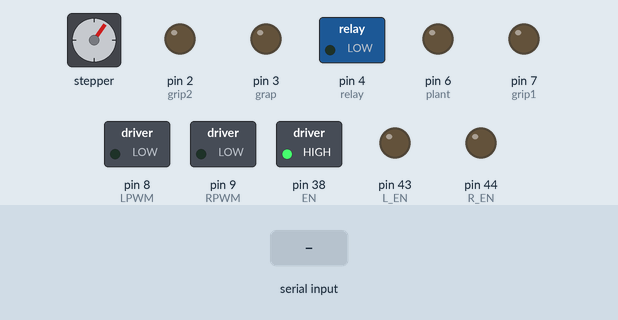
Simulated run of this sketch. Board: Arduino Mega 2560, built with avr-gcc and run on an emulated ATmega2560. Parts: stepper motor, switched loads named in the sketch (green lamp = pin HIGH), output pins drawn as LEDs (lit = HIGH). Inputs (shaded band) come from the test bench. Stepper angles assume 200 steps per turn; what the sketch prints to the serial monitor is not drawn.

Above: at 0.68 s.
At 1.62 s:
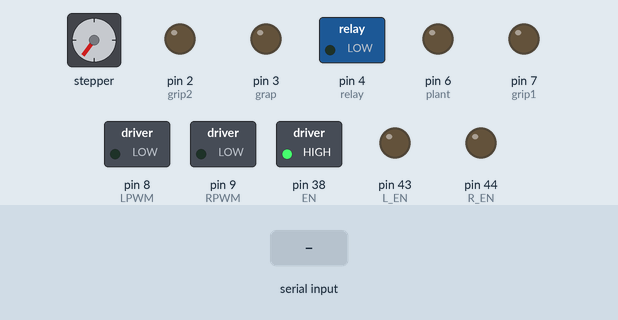
At 12.3 s:
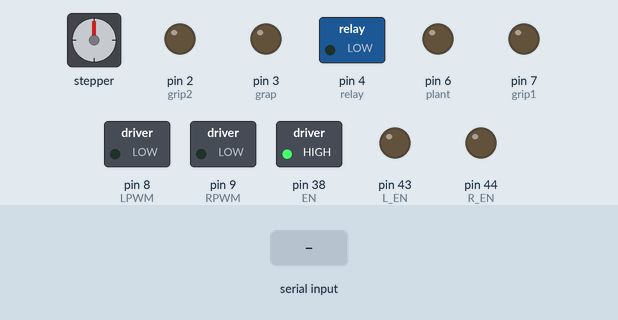
12.4 s: "1" received over Serial
Timing chart, 0 to 15.4 s (numbered marks = the images above; inputs shaded):
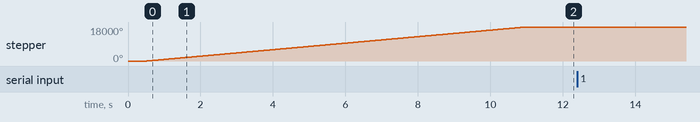

Measured:
- after the input at 12.4 s, every drawn part: stays the same
- by itself, stepper: turns 18000° clockwise in 10.4 s

The sketch:

arduino_mega.ino
```cpp
#include "sbus.h"
#include <ArduinoJson.h>
#include <AccelStepper.h>
#include <MultiStepper.h>

#define serialM Serial1
#define debug Serial
#define grip1 7  // grip1
#define plant 6  // plant
#define grap 3   // grap ball
#define grip2 2  // grip2
#define gas 5    // gas station

// take ball in r1
#define relay 4

//stepper
#define DIRx 13
#define STEPx 12
#define EN 38
AccelStepper gun(1,STEPx,DIRx);
MultiStepper gunStepper;


//Sensor
#define sensor1 36
#define sensor2 37  // front left
#define sensor3 40
#define sensor4 41  //front right

//Shot ball Motor
#define R_EN 44
#define L_EN 43
#define LPWM 8
#define RPWM 9

JsonDocument doc;

float lx = 225;
float ly = 179.55;
float r = 63.5;

int gun_ang = 0;
bool buttonA, buttonB, buttonC, buttonD;
bool isMidG = false;

float M[4] = { 0, 0, 0, 0 };

double vx, vy, w;

/* SBUS object, reading SBUS */
bfs::SbusRx sbus_rx(&Serial2);
/* SBUS data */
bfs::SbusData data;

void setup() {
  initSerial();
  init_hardware();
  delay(500);
  debug.println("Start");
  digitalWrite(gas, 1);

}

void loop() {
  readSbus();
  readSerial();
  runto(10000, 0, 0);
  // Switch G
  if (data.ch[10] > 0 && data.ch[10] < 1700) {
    manualMode();
  } else if(data.ch[10] < 0 && data.ch[10] > -1700) {
    pos_run(vx, vy, w);
  } else {
    if (isMidG == false) {
      isMidG = true;
      remoteControl(0, 0, 0);
    }
  }
}
//=============================================================================================
void runto(long xx, long yy, long zz){
  long pos[3];
  pos[0] = xx;
  pos[1] = yy;
  pos[2] = zz;
  gunStepper.moveTo(pos);
  gunStepper.runSpeedToPosition();
}

void manualMode(){
  // Joystick X1 Y1 X2
  remoteControl(data.ch[1], data.ch[0], data.ch[2]);
  // remoteControl(data.ch[0], -data.ch[1], data.ch[2]);

  // // Button A
  // if (data.ch[4] > 0 && data.ch[4] < 1700 && !buttonA) {
  //   debug.println("Button A on");
  //   digitalWrite(grip1, 1);
  //   digitalWrite(grip2, 1);
  //   delay(500);
  //   digitalWrite(plant, 1);
  //   buttonA = true;
  // } else if (data.ch[4] < 0 && data.ch[4] > -1700) {
  //   buttonA = false;
  // }

  // // Button B
  // if (data.ch[5] > 0 && data.ch[5] < 1700 && !buttonB) {
  //   debug.println("down");
  //   digitalWrite(plant, 0);
  //   delay(500);
  //   digitalWrite(grip1, 0);
  //   delay(1000);
  //   digitalWrite(plant, 1);
  //   debug.println("up");
  //   buttonB = true;
  //   debug.println("Button B on");
  // } else if (data.ch[5] < 0 && data.ch[5] > -1700) {
  //   buttonB = false;
  //   // debug.println("Button B off");
  // }

  // // Button C
  // if (data.ch[6] > 0 && data.ch[6] < 1700 && !buttonC) {
  //   debug.println("Button C on");
  //   digitalWrite(plant, 0);
  //   delay(50);
  //   digitalWrite(grip2, 0);

  //   buttonC = true;
  // } else if (data.ch[6] < 0 && data.ch[6] > -1700) {
  //   buttonC = false;
  // }

  // // Button D
  // // if (data.ch[7] > 0 && data.ch[7] < 1700) {
  // //   debug.println("Button D on");
  // //   digitalWrite(grap, 1);
  // // } else if({
  // //   digitalWrite(grap, 0);
  // // }

  // // Switch H
  // if (data.ch[11] > 0 && data.ch[11] < 1700) {
  //   digitalWrite(relay, HIGH);
  //   shotBall(true, data.ch[8]);
  // } else if (data.ch[11] == 0) {
  //   digitalWrite(relay, LOW);
  //   shotBall(false, 0);
  // }
}
```

Motor.ino
```cpp
void trans(byte data[], int datasize, int datareply, int mid) {
  byte reply[datareply];
  bool success = false;
  int count = 0;
  while (success == false) {
    serialM.write(data, datasize);
    delay(5);
    if (serialM.available() > 0) {
      serialM.readBytes(reply, datareply);
    }

    // for (int i = 0; i < datareply; i++) {
    //   debug.print(reply[i], HEX);
    //   debug.print(" ");
    // }
    // debug.println();

    byte checksum = reply[0] + reply[1] + reply[2] + reply[3];
    if (reply[0] == 0x3e && reply[1] == 0xa2 && reply[2] == mid && reply[3] == 0x07 && reply[4] == checksum) {
      success = true;
    } else {
      success = false;
      count++;
      //      debug.println(count);
    }
    if (count > 10) {
      break;
    }
  }
}
void run_speed(int mid, long velo) {
  byte speed[10] = { 0x3e, 0xa2, 0x01, 0x04, 0x00, 0x00, 0x00, 0x00, 0x00, 0x00 };
  long ratio = velo * 100 * 10;
  speed[9] = 0;
  speed[2] = mid;
  speed[4] = speed[0] + speed[1] + speed[2] + speed[3];
  for (int i = 5; i < 9; i++) {
    speed[i] = ratio >> (8 * (i - 5));
    speed[9] += speed[i];
  }
  trans(speed, 10, 13, mid);
}

void run_angle(int mid, long angle, long velo) {
  byte data[18] = { 0x3e, 0xa4, 0x01, 0x0c};
  long ratio_velo = velo * 100 * 3;
  long ratio_ang = angle * 100 * 3;
  data[17] = 0;
  data[2] = mid;
  data[4] = data[0] + data[1] + data[2] + data[3];
  for (int i = 5; i < 13; i++) {
    data[i] = ratio_ang >> (8 * (i - 5));
    data[17] += data[i];
  }
  for (int i = 13; i < 17; i++) {
    data[i] = ratio_velo >> (8 * (i - 13));
    data[17] += data[i];
  }
  trans(data, 18, 8, mid);
}


void remoteControl(int _vx, int _vy, int _w) {
  double w1, w2, w3, w4;
  float vx = _vx;
  float vy = _vy;
  float w = map1(_w, -1666, 1666, 1, -1);

  // debug.print("Vx: ");
  // debug.print(vx);
  // debug.print(", Vy: ");
  // debug.print(vy);
  // debug.print(", omega: ");
  // debug.println(w);

  w1 = degrees(((vx - vy) - (w * (lx + ly))) / r);
  w2 = degrees(((vx + vy) + (w * (lx + ly))) / r);
  w3 = degrees(((vx + vy) - (w * (lx + ly))) / r);
  w4 = degrees(((vx - vy) + (w * (lx + ly))) / r);

  // debug.print("M[0]: ");
  // debug.print(w1);
  // debug.print(", M[1]: ");
  // debug.print(w2);
  // debug.print(", M[2]: ");
  // debug.print(w3);
  // debug.print(", M[3]: ");
  // debug.println(w4);

  run_speed(1, w1);
  run_speed(2, -w2);
  run_speed(3, w3);
  run_speed(4, -w4);
}

void pos_run(double _vx, double _vy, double ang) {
  double w1, w2, w3, w4, _w;
  // _w = radians(ang);

  w1 = degrees(((_vx + _vy) - (_w * (lx + ly))) / r);
  w2 = degrees(((_vx - _vy) + (_w * (lx + ly))) / r);
  w3 = degrees(((_vx - _vy) - (_w * (lx + ly))) / r);
  w4 = degrees(((_vx + _vy) + (_w * (lx + ly))) / r);
  run_speed(1, w1);
  run_speed(2, -w2);
  run_speed(3, w3);
  run_speed(4, -w4);
}

float map1(float Input, float Min_Input , float Max_Input , float Min_Output, float Max_Output) {
  return (float) ((Input - Min_Input) * (Max_Output - Min_Output) / (Max_Input - Min_Input) + Min_Output);
}
```

components.ino
```cpp
void initSerial() {
  /* Serial to display data */
  debug.begin(115200);
  debug.setTimeout(100);
  serialM.begin(115200);
  serialM.setTimeout(100);
  sbus_rx.Begin();
  Serial2.setTimeout(100);
}

void init_hardware() {
  pinMode(grip1, OUTPUT);
  pinMode(plant, OUTPUT);
  pinMode(grap, OUTPUT);
  pinMode(grip2, OUTPUT);
  pinMode(EN, OUTPUT);
  gun.setMaxSpeed(1200);
  gunStepper.addStepper(gun);


  digitalWrite(grip1, 0);
  digitalWrite(plant, 0);
  digitalWrite(grap, 0);
  digitalWrite(grip2, 0);
  digitalWrite(gas, 0);
  digitalWrite(EN, 1);

  digitalWrite(relay, LOW);

  pinMode(relay, OUTPUT);
  pinMode(sensor1, INPUT);
  pinMode(sensor2, INPUT);
  pinMode(sensor3, INPUT);
  pinMode(sensor4, INPUT);

  //Shot ball Motor
  pinMode(R_EN, OUTPUT);
  pinMode(L_EN, OUTPUT);
  pinMode(RPWM, OUTPUT);
  pinMode(LPWM, OUTPUT);
  digitalWrite(R_EN, LOW);  //Low for close
  digitalWrite(L_EN, LOW);  //Low for close
}

void shotBall(bool status, int speed) {
  int pwm = map(speed, -1666, 1666, 0, 255);
  analogWrite(RPWM, LOW);  //HIGH or LOW
  if (status) {
    digitalWrite(R_EN, HIGH);  //Low for close
    digitalWrite(L_EN, HIGH);  //Low for close
  } else {
    digitalWrite(R_EN, LOW);  //Low for close
    digitalWrite(L_EN, LOW);  //Low for close
  }
  analogWrite(LPWM, pwm);  //0-255
}

//==============================================================================================


void readSbus() {
  if (sbus_rx.Read()) {
    /* Grab the received data */
    data = sbus_rx.data();
    /* Display the received data */
    for (int8_t i = 0; i < data.NUM_CH; i++) {
      data.ch[i] = map(data.ch[i], 282, 1722, -1500, 1500);
      // debug.print(data.ch[i]);
      // debug.print("\t");
    }
    // debug.println();
    // remoteControl();
    // movement();
    // switchE();
    // buttonA1click();
    // buttonB1clickHolding();
    /* Set the SBUS TX data to the received data */
  }
}

//void switchE() {
//    // control switch
//  if (data.ch[4] > mid_val) {
//    Serial.println("Switch E is max");
//  } else if (data.ch[4] < mid_val) {
//    Serial.println("Switch E is min");
//  } else {
//    Serial.println("Switch E is mid");
//  }
//}
//
//void buttonA1click() {
//  // control Button A not holding
//  if (data.ch[8] > mid_val &&  buttonA == false) {
//    Serial.println("Button A is pressed");
//    buttonA = true;
//  } else if (data.ch[8] < mid_val && buttonA == true) {
//    Serial.println("Button A is pressed");
//    buttonA = false;
//  } else {
//    Serial.println("Button A is not pressed");
//  }
//}
//
//void buttonB1clickHolding() {
//    // control Button B holding
//  if (data.ch[9] > mid_val) {
//    Serial.println("Button B is pressed");
//  } else {
//    Serial.println("Button B is not pressed");
//  }
//}
```

serialjson.ino
```cpp
void deserialJson(String input) {
  DeserializationError error = deserializeJson(doc, input);

  if (error) {
    debug.print(F("deserializeJson() failed: "));
    debug.println(error.f_str());
    return;
  }

  JsonArray cmd_vel = doc["Cmd_vel"];
  vx = cmd_vel[0];
  vy = cmd_vel[1];
  w = cmd_vel[2];
}

void serialization() {
  delay(20);
  JsonArray ch = doc.createNestedArray("ch");
  for (int8_t i = 0; i < data.NUM_CH; i++) {
    ch.add(data.ch[i]);
  }
  serializeJson(doc, debug);
  debug.println();
}

void readSerial() {
  if (Serial.available() > 0) {
    String input = Serial.readString();
    deserialJson(input);
    debug.println(input);

  }
}
```
